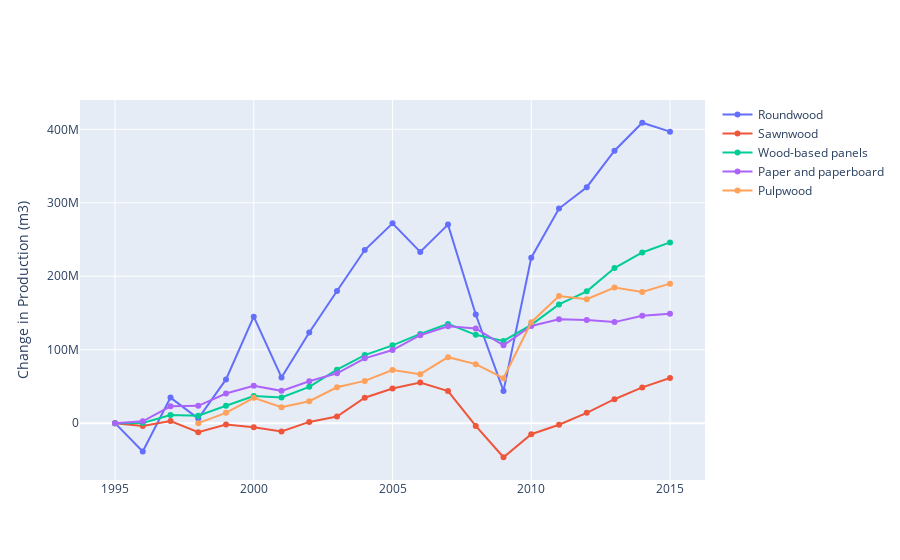

The cell this chart's notebook holds for it:
### Code cell
import plotly.graph_objects as go

fig = go.Figure()
fig = go.Figure()
fig.add_trace(go.Scatter(
                    x=world_production[world_production.Item.isin(['Roundwood'])].Year.values, 
                    y=world_production[world_production.Item.isin(['Roundwood'])].Value.values,
                    mode='lines+markers',
                    name='Roundwood'))
fig.add_trace(go.Scatter(
                    x=world_production[world_production.Item.isin(['Sawnwood'])].Year.values, 
                    y=world_production[world_production.Item.isin(['Sawnwood'])].Value.values,
                    mode='lines+markers',
                    name='Sawnwood'))
fig.add_trace(go.Scatter(
                    x=world_production[world_production.Item.isin(['Wood-based panels'])].Year.values, 
                    y=world_production[world_production.Item.isin(['Wood-based panels'])].Value.values,
                    mode='lines+markers',
                    name='Wood-based panels'))
fig.add_trace(go.Scatter(
                    x=world_production[world_production.Item.isin(['Paper and paperboard'])].Year.values, 
                    y=world_production[world_production.Item.isin(['Paper and paperboard'])].Value.values,
                    mode='lines+markers',
                    name='Paper and paperboard'))
fig.add_trace(go.Scatter(
                    x=world_production[world_production.Item.isin(['Pulpwood:round and split:all species (production)'])].Year.values, 
                    y=world_production[world_production.Item.isin(['Pulpwood:round and split:all species (production)'])].Value.values,
                    mode='lines+markers',
                    name='Pulpwood'))

fig.update_layout(
    yaxis_title="Change in Production (m3)"
)
fig.show()

### Figure 1 — Plotly figure (JSON) as saved in the notebook; plotly's stock layout.template omitted (floating-point values rounded to 4 significant figures)
{"data": [{"mode": "lines+markers", "name": "Roundwood", "type": "scatter", "x": [1995, 1996, 1997, 1998, 1999, 2000, 2001, 2002, 2003, 2004, 2005, 2006, 2007, 2008, 2009, 2010, 2011, 2012, 2013, 2014, 2015], "y": [0, -38655714, 34777194, 6244326, 59530697, 144999479, 62215814, 123357772, 179840554, 235649544, 271984439, 233084975, 270257724, 147881343, 43918995, 225183807, 292107694, 321225223, 370813317, 408929092, 396822978]}, {"mode": "lines+markers", "name": "Sawnwood", "type": "scatter", "x": [1995, 1996, 1997, 1998, 1999, 2000, 2001, 2002, 2003, 2004, 2005, 2006, 2007, 2008, 2009, 2010, 2011, 2012, 2013, 2014, 2015], "y": [0, -4009523, 2998552, -12308820, -1915841, -5509530, -11318875, 1677969, 8937579, 34542041, 47060945, 55390212, 43611079, -3850302, -46414826, -15120754, -2126569, 14058743, 32598693, 48700593, 61366477]}, {"mode": "lines+markers", "name": "Wood-based panels", "type": "scatter", "x": [1995, 1996, 1997, 1998, 1999, 2000, 2001, 2002, 2003, 2004, 2005, 2006, 2007, 2008, 2009, 2010, 2011, 2012, 2013, 2014, 2015], "y": [0, 362328, 11165133, 10226354, 23684094, 36937842, 35023885, 49404559, 72706251, 92704243, 105904691, 121461321, 135117558, 120237561, 111986498, 133901754, 161662586, 179492762, 211123178, 232335622, 246065502]}, {"mode": "lines+markers", "name": "Paper and paperboard", "type": "scatter", "x": [1995, 1996, 1997, 1998, 1999, 2000, 2001, 2002, 2003, 2004, 2005, 2006, 2007, 2008, 2009, 2010, 2011, 2012, 2013, 2014, 2015], "y": [0, 2521000.0, 22900000.0, 23600000.0, 40350000.0, 50750000.0, 43970000.0, 57030000.0, 67900000.0, 88230000.0, 99520000.0, 119800000.0, 131832630, 129000000.0, 106000000.0, 132200000.0, 141400000.0, 140300000.0, 137500000.0, 146200000.0, 149000000.0]}, {"mode": "lines+markers", "name": "Pulpwood", "type": "scatter", "x": [1998, 1999, 2000, 2001, 2002, 2003, 2004, 2005, 2006, 2007, 2008, 2009, 2010, 2011, 2012, 2013, 2014, 2015], "y": [0, 14048134, 34535983, 21572526, 29802457, 48839595, 57536233, 72199162, 66712289, 89812031, 80327836, 61125970, 137442385, 173096976, 168810403, 184643796, 178642223, 189933388]}], "layout": {"yaxis": {"title": {"text": "Change in Production (m3)"}}}}
